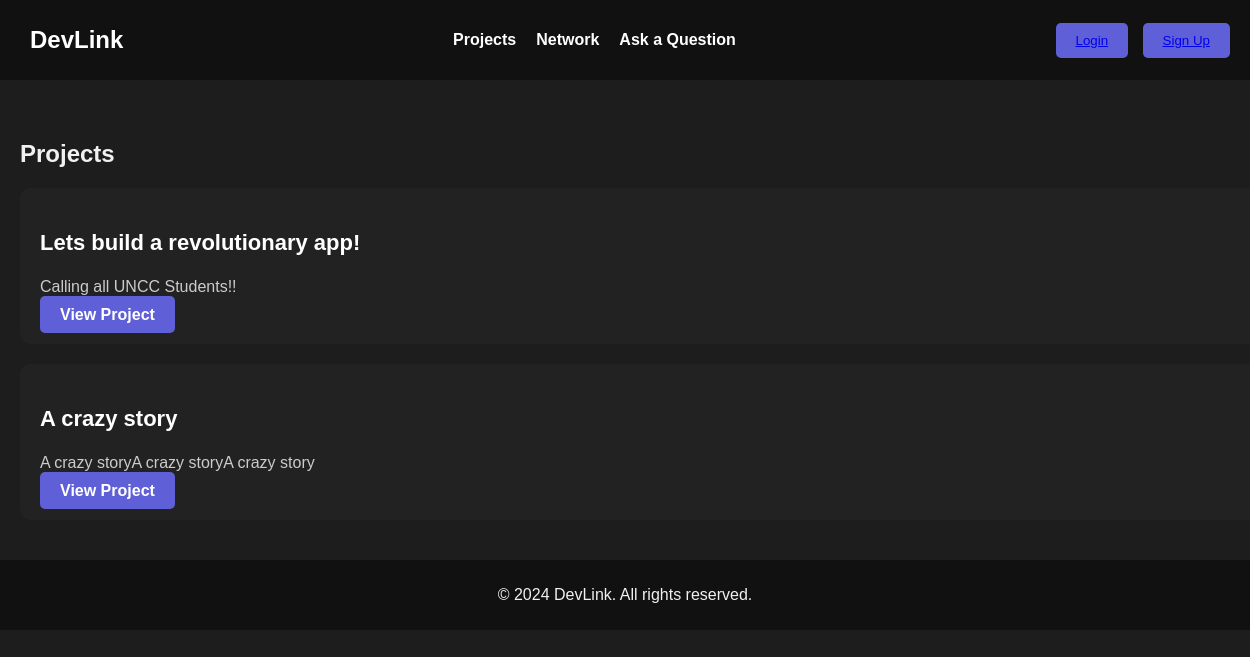
The app's page /, older data.
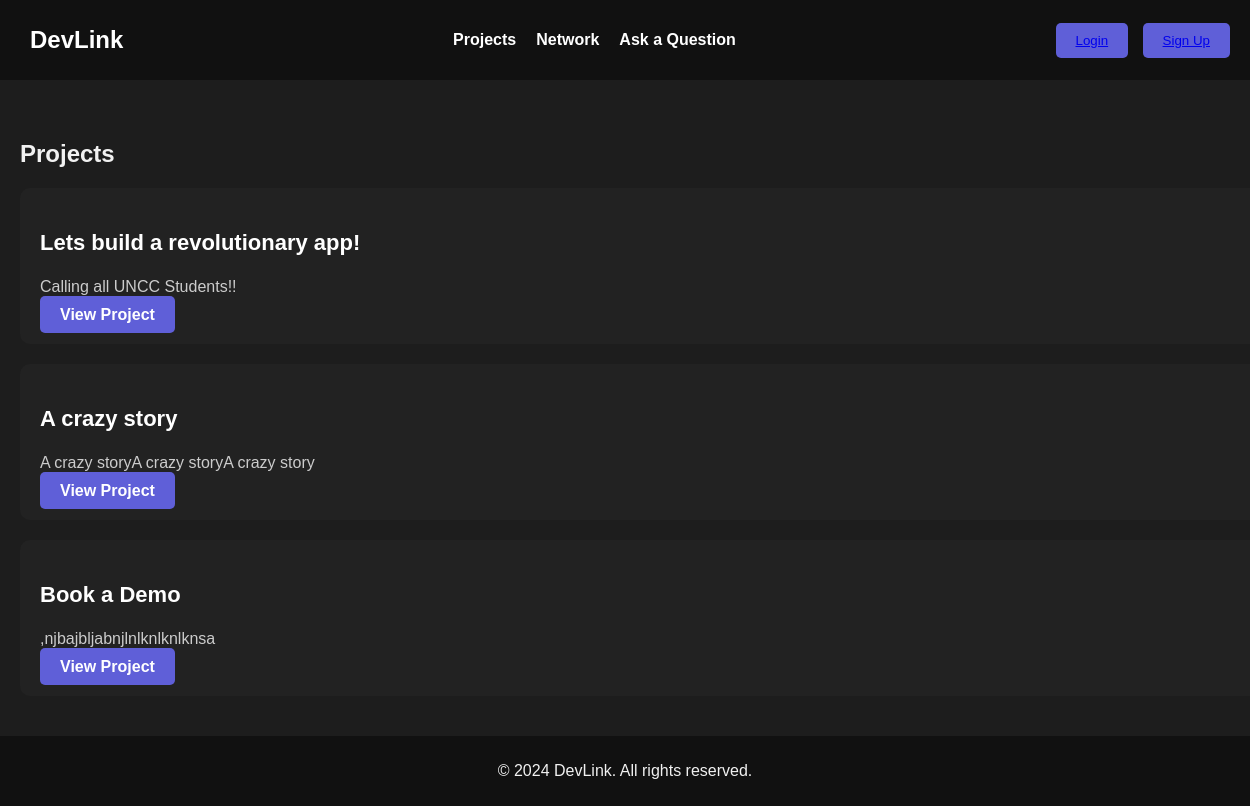
The same page, newer data.
### projects/models.py (models this page shows, shortened)
class Project(models.Model):
    title = models.CharField(max_length=200)
    description = models.TextField()
    views = models.IntegerField(default=0)
    rating = models.FloatField(default=0.0)  # Add a rating field (can store decimal values)
    created_at = models.DateTimeField(auto_now_add=True)

### projects/views.py (the view)
# urls.py: 2. Add a URL to urlpatterns:  path('', views.home, name='home')
def home(request):
    projects = Project.objects.all()
    return render(request, 'projects/home.html', {'projects': projects})

### projects/templates/projects/home.html (shortened to what this page needs)
{% extends "projects/base.html" %}
{% block content %}
<div class="project-list">
    <h2>Projects</h2>
    {% for project in projects %}
        <div class="project-item">
            <h3>{{ project.title }}</h3>
            <p>{{ project.description|truncatewords:20 }}</p>
            <a href="{% url 'project' project.id %}" class="view-btn">View Project</a>
        </div>
    {% endfor %}
</div>
{% endblock %}

Row changes from the older to the newer data that the page shows:
added Project: title "Book a Demo", description ",njbajbljabnjlnlknlknlknsa"
